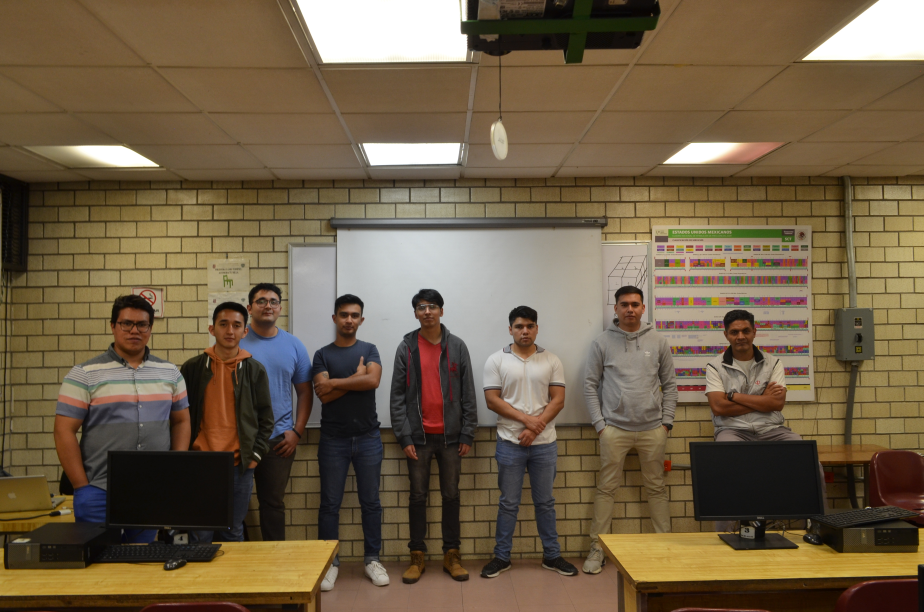
#> input picture Image_derivative/uno.JPG, 3696 x 2448 px, found by its file name (shown at 1/4 size)
$ python second_derivative.py
#> lines starting #> are read from the running program, lines starting #| are printed output that depends on the picture
#Segunda derivada B[X,Y] = A(x+1,y) - 2A(x,y) + A(x-1,y)
import numpy as np
import cv2
import matplotlib.pyplot as plot

ima_1 = cv2.imread("uno.jpg")
#> ima_1 is the input picture: shape (2448, 3696, 3); mean B, G, R 70.5, 94.8, 111.9
ima_1_res = cv2.resize(ima_1,(500,500))
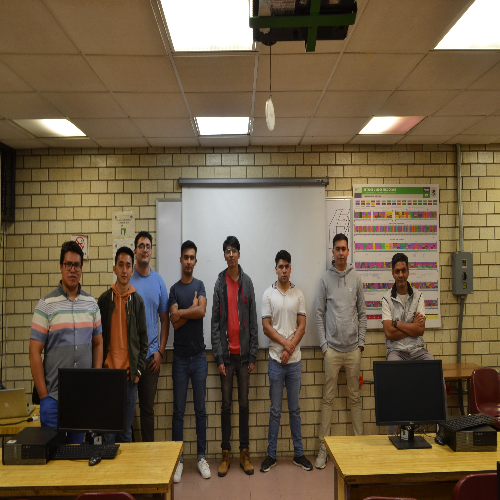
#> ima_1_res: shape (500, 500, 3); mean B, G, R 70.4, 94.7, 111.8
ima_1_res = np.array(ima_1_res , dtype= float)
M , N , L = ima_1_res.shape
#> M = 500; N = 500; L = 3

A = np.zeros((M,N), np.uint8)
for M2 in range(0,M,1):
    for N2 in range(0,N,1):
        valor_pixel = int((ima_1_res[M2, N2, 2] * 0.299) + (ima_1_res[M2, N2, 1] * 0.587) + (ima_1_res[M2, N2, 0] * 0.114))
        A[M2,N2] = valor_pixel
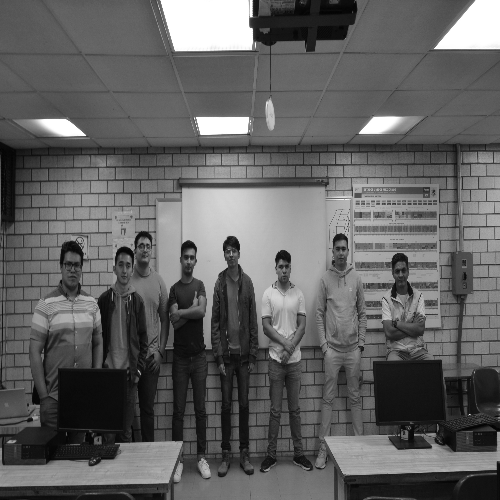
#> A: shape (500, 500); min 2, max 255, mean 96.5

derivada_x = np.zeros((M,N), np.uint8)
#derivada = np.array(derivada , dtype= float)
for M2 in range(M):
    for N2 in range(N):
        if(M2+1 < N):
            valor_1 = A[M2+1,N2]
            valor_2 = 2*A[M2,N2]
            valor_3 = A[M2-1,N2]
            resta = valor_1 - valor_2 + valor_3
            if(valor_2 > (valor_1 + valor_3)):
                derivada_x[M2,N2] = 0
            else:
                derivada_x[M2,N2] = resta
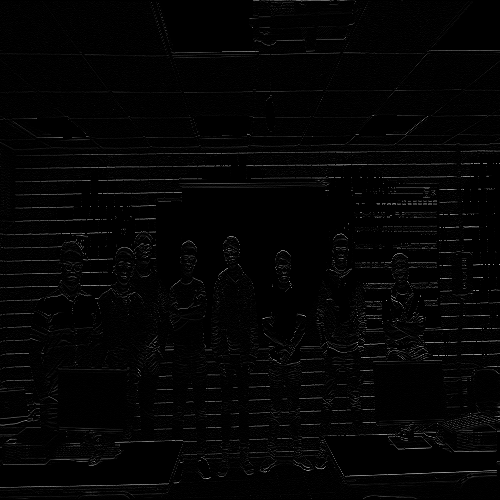
#> derivada_x: shape (500, 500); min 0, max 171, mean 4.2

derivada_y = np.zeros((M,N), np.uint8)
#derivada = np.array(derivada , dtype= float)
for M2 in range(M):
    for N2 in range(N):
        if(N2+1 < M):
            valor_1 = A[M2,N2+1]
            valor_2 = 2*A[M2,N2]
            valor_3 = A[M2,N2-1]
            resta = valor_1 - valor_2 + valor_3
            if(valor_2 > (valor_1 + valor_3)):
                derivada_y[M2,N2] = 0
            else:
                derivada_y[M2,N2] = resta
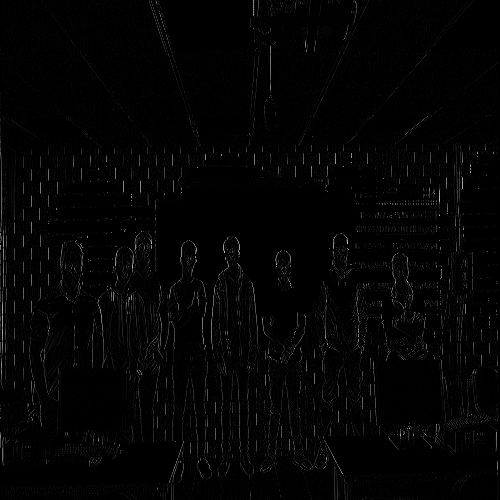
#> derivada_y: shape (500, 500); min 0, max 202, mean 3.9

cv2.imshow("DERIVADA_x", derivada_x)
cv2.waitKey(0) #Espera una tecla
cv2.imshow("DERIVADA_y", derivada_y)
cv2.waitKey(0) #Espera una tecla
cv2.imwrite("der_2y.jpg",derivada_y)
cv2.destroyAllWindows() #Finaliza procesos
